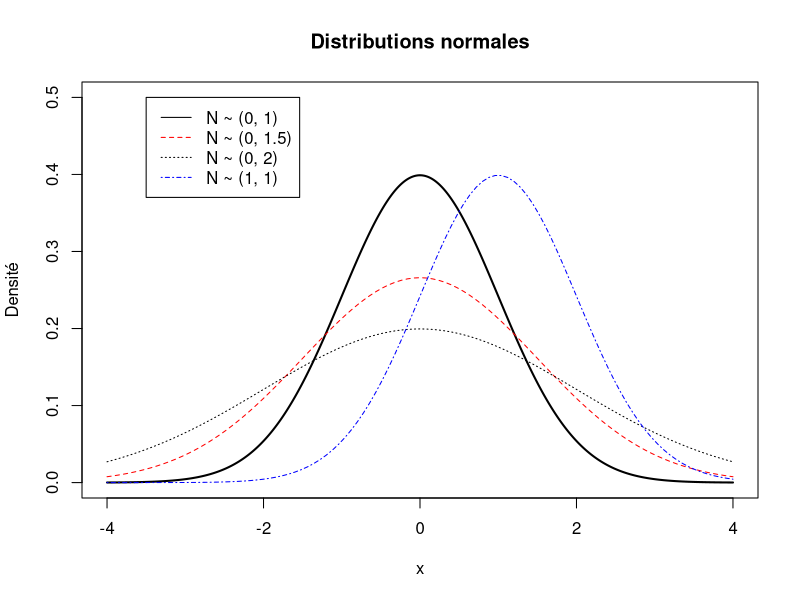
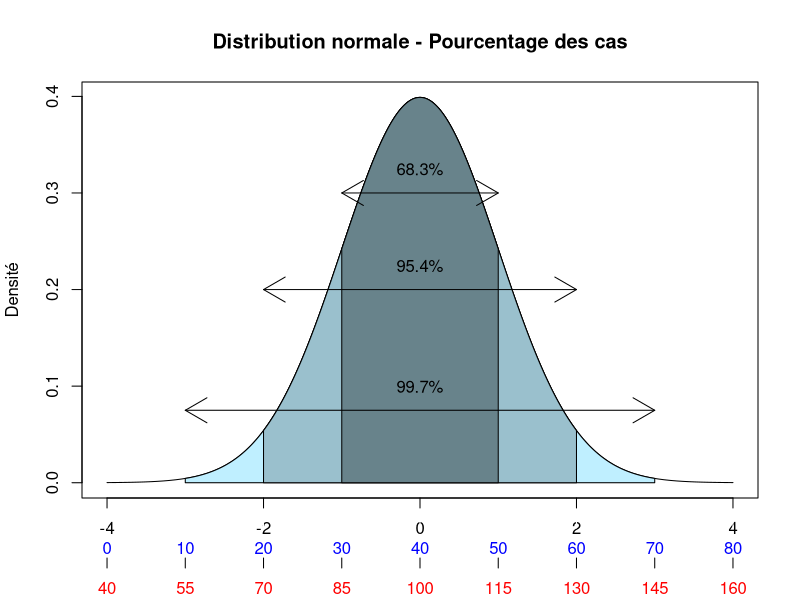
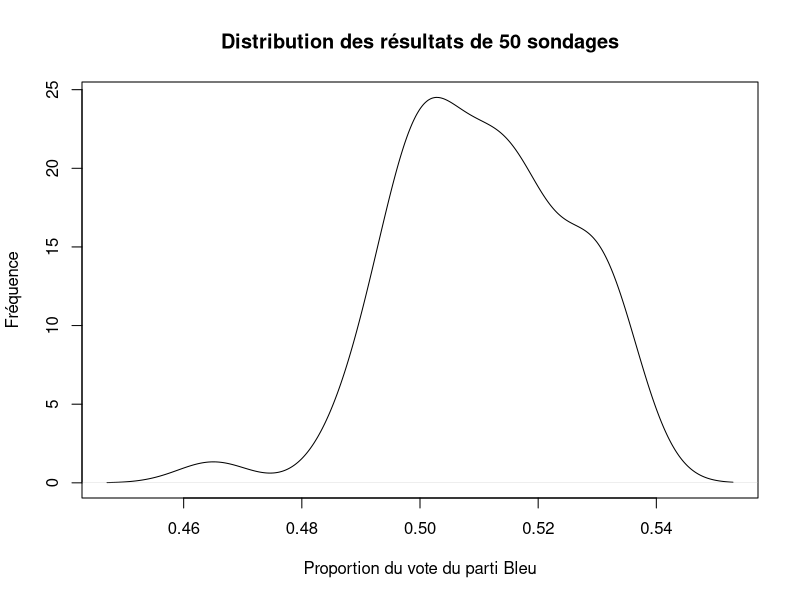
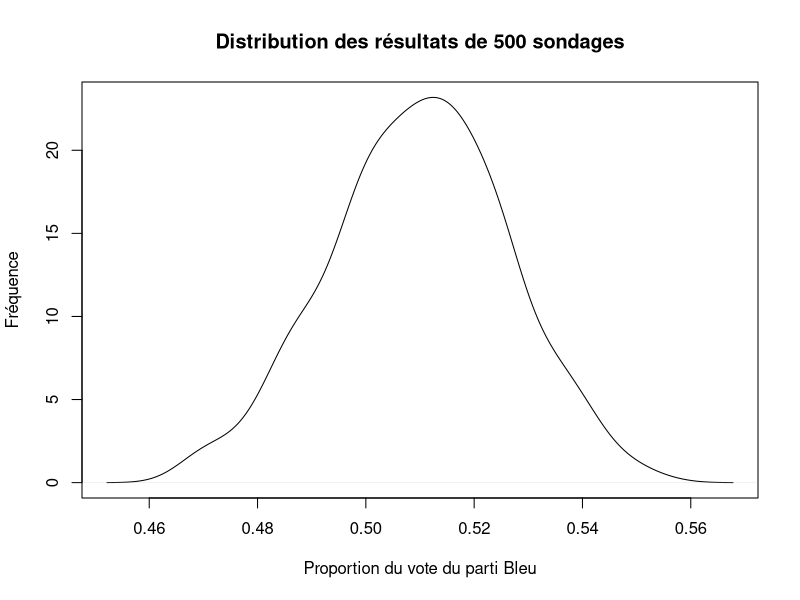

These figures' R source, in order: (Note: a time limit stopped this script after it produced the figures.)
## ---- chunk 1
x <- seq(-4,4,length=500)
plot(x,dnorm(x,mean=0,sd=1),type = "l",lty=1,lwd=2,col="black",main="Distributions normales",ylim=c(0,0.5),xlim=c(-4,4),ylab="Densité")
curve(dnorm(x,0,1.5),add=TRUE,lty=2,col="red")
curve(dnorm(x,0,2),add=TRUE,lty=3,col="black")
curve(dnorm(x,1,1),add=TRUE,lty=4,col="blue")
legend(-3.5,.5,legend=c("N ~ (0, 1)","N ~ (0, 1.5)","N ~ (0, 2)", "N ~ (1, 1)"),lty=1:4,col=c("black","red","black", "blue"))
## ---- chunk 2
# Faire la courbe de distribution normale
curve(dnorm(x,mean=0,sd=1), xlim=c(-4,4), main="Distribution normale - Pourcentage des cas",
     xlab="", ylab="Densité")
# Définir la région ombragée pour 3 écarts-types
from.z3 <- -3
to.z3 <- 3
S.x3  <- c(from.z3, seq(from.z3, to.z3, 0.01), to.z3)
S.y3  <- c(0, dnorm(seq(from.z3, to.z3, 0.01)), 0)
polygon(S.x3,S.y3, col="lightblue1") 
# Définir la région ombragée pour 2 écarts-types
from.z2 <- -2
to.z2 <- 2
S.x2  <- c(from.z2, seq(from.z2, to.z2, 0.01), to.z2)
S.y2  <- c(0, dnorm(seq(from.z2, to.z2, 0.01)), 0)
polygon(S.x2,S.y2, col="lightblue3")  
# Définir la région ombragée pour 1 écart-type
from.z1 <- -1
to.z1 <- 1
S.x1  <- c(from.z1, seq(from.z1, to.z1, 0.01), to.z1)
S.y1  <- c(0, dnorm(seq(from.z1, to.z1, 0.01)), 0)
polygon(S.x1,S.y1, col="lightblue4")  
# Annotations
text(0, 0.325, paste("68.3%"))
arrows(-1, 0.3, 1, 0.3, code = 3)
text(0, 0.225, paste("95.4%"))
arrows(-2, 0.2, 2, 0.2, code = 3)
text(0, 0.1, paste("99.7%"))
arrows(-3, 0.075, 3, 0.075, code = 3)
axis(1,-4:11,labels=-4:11*10+40,line=1,col="white",
     col.ticks="white",col.axis="blue")
axis(1,-4:11,labels=-4:11*15+100,line=3,col="white",
     col.ticks="black",col.axis="red")
## ---- chunk 3
# Créons les données de la population entière de 10M d'électeurs.
population <- sample(c(1, 0), size=10000000, rep=TRUE, prob=c(.55,.45))
# L'objet population contient donc 5 millions de lignes (individus) qui votent 
# pour les différents partis dans les proportions décrites.

ftable(population) # Voir le nombre d'individus qui votent pour chaque parti.
## ---- chunk 4
# Bien sûr, les proportions seraient plus informatives. Demandons-les à R. 
prop.table(table(population)) # Pour en voir les proportions
## ---- chunk 5
# Faisons un premier sondage aléatoire de cette population 
# avec un échantillon de 1000 personnes.
sondage.1 <- sample(population, 1000, replace=FALSE)
prop.table(table(sondage.1))
## ---- chunk 6
# Un deuxième sondage
sondage.2 <- sample(population, 1000, replace=FALSE)
prop.table(table(sondage.2))
## ---- chunk 7
# Un troisième sondage
sondage.3 <- sample(population, 1000, replace=FALSE)
prop.table(table(sondage.3))
## ---- chunk 8
# Un quatrième sondage
sondage.4 <- sample(population, 1000, replace=FALSE)
prop.table(table(sondage.4))
## ---- chunk 9
# Un cinquième sondage
sondage.5 <- sample(population, 1000, replace=FALSE)
prop.table(table(sondage.5))
## ---- chunk 10
# Moyenne des résultats des 5 sondages pour le parti bleu
mean(prop.table(table(sondage.1))[2],
     prop.table(table(sondage.2))[2],
     prop.table(table(sondage.3))[2],
     prop.table(table(sondage.4))[2],
     prop.table(table(sondage.5))[2]
     )
# Moyenne des résultats des 5 sondages pour le parti rouge
mean(prop.table(table(sondage.1))[1],
     prop.table(table(sondage.2))[1],
     prop.table(table(sondage.3))[1],
     prop.table(table(sondage.4))[1],
     prop.table(table(sondage.5))[1]
     )
## ---- chunk 11
data.sondages <- list()
for(i in 1:50){ # Ceci est un "loop", nous faisons la même commande 50 fois
    data.sondages[[i]] <- sample(population, 1000, replace=FALSE)
}

prop.sondages = vector()
for(i in 1 :50){
    prop.sondages[i] <- mean(data.sondages[[i]])
}
mean(prop.sondages)
## ---- chunk 12
# Créons les données de la population entière de 10M d'électeurs.
population.serre <- sample(c(1, 0), size=10000000, rep=TRUE, prob=c(.51,.49))
# L'objet population contient donc 5 millions de lignes (individus) qui votent 
# pour les différents partis dans les proportions décrites.

prop.table(table(population)) # Pour en voir les proportions
## ---- chunk 13
data.sondages_serre <- list()
for(i in 1:50){ # Ceci est un "loop", même commande 50 fois i=1:50
    data.sondages_serre[[i]] <- sample(population.serre, 1000, replace=FALSE)
}

prop.sondages_serre = vector()
for(i in 1 :50){
    prop.sondages_serre[i] <- mean(data.sondages_serre[[i]])
}
mean(prop.sondages_serre)
## ---- chunk 14
densite_50 <- density(prop.sondages_serre)

plot(densite_50, 
     main="Distribution des résultats de 50 sondages",
     ylab="Fréquence",
     xlab="Proportion du vote du parti Bleu")
## ---- chunk 15
data.sondages_serre_500 <- list()
for(i in 1:500){
    data.sondages_serre_500[[i]] <- sample(population.serre, 1000, replace=FALSE)
}

prop.sondages_serre_500 = vector()
for(i in 1:500){
    prop.sondages_serre_500[i] <- mean(data.sondages_serre_500[[i]])
}
mean(prop.sondages_serre_500)
## ---- chunk 16
densite_500 <- density(prop.sondages_serre_500)

plot(densite_500, 
     main="Distribution des résultats de 500 sondages",
     ylab="Fréquence",
     xlab="Proportion du vote du parti Bleu")
## ---- chunk 17
data.sondages_serre_5000 <- list()
for(i in 1:5000){ 
    data.sondages_serre_5000[[i]] <- sample(population.serre, 1000, replace=FALSE)
}

prop.sondages_serre_5000 = vector()
for(i in 1:5000){
    prop.sondages_serre_5000[i] <- mean(data.sondages_serre_5000[[i]])
}

densite_5000 <- density(prop.sondages_serre_5000)
plot(densite_5000, 
     main="Distribution des résultats de 5000 sondages",
     ylab="Fréquence",
     xlab="Proportion du vote du parti Bleu")
## ---- chunk 18
# Faire la courbe de distribution normale
curve(dnorm(x,mean=0,sd=1), xlim=c(-4,4), main="Distribution de tous les échantillons possibles",
     xlab="", ylab="Densité")
# Définir la région ombragée pour 1 écart-type
from.z1 <- -1.96
to.z1 <- 1.96
S.x1  <- c(from.z1, seq(from.z1, to.z1, 0.025), to.z1)
S.y1  <- c(0, dnorm(seq(from.z1, to.z1, 0.025)), 0)
polygon(S.x1,S.y1, col="lightblue3")  
# Annotations
text(0, 0.2, paste("95%"))
#arrows(-1.96, 0.1, 1.96, 0.1, code = 3)
text(-1.96, 0.125, paste("-1.96"))
text(1.96, 0.125, paste("1.96"))
## ---- chunk 19
# avec un échantillon de 1000 personnes.
sondage.1 <- sample(population, 1000, replace=FALSE)
prop.table(table(sondage.1))

# Pour avoir l'écart-type
sd(sondage.1) # sd() pour standard deviation
# Calculon Sigma_p
sigma_p <- sd(sondage.1)/sqrt(1000)

# Calculons l'intervalle de confiance à 95%
low_bound <- mean(sondage.1)-1.96*sigma_p
low_bound
hi_bound <- mean(sondage.1)+1.96*sigma_p
hi_bound
## ---- chunk 20
# avec un échantillon de 1000 personnes.
sondage.1_s <- sample(population.serre, 1000, replace=FALSE)
prop.table(table(sondage.1_s))

# Pour avoir l'écart-type
sd(sondage.1_s) # sd() pour standard deviation

sigma_p <- sd(sondage.1_s)/sqrt(1000)
mean(sondage.1_s)
# Calculons l'intervalle de confiance à 95%
low_bound.s <- mean(sondage.1_s)-1.96*sigma_p
low_bound.s
hi_bound.s <- mean(sondage.1_s)+1.96*sigma_p
hi_bound.s
## ---- chunk 21
# Histoire de se raffraîchire la mémoire
head(data)

# Différence fille-garçon dans les notes?
t.test(data$notes~data$sexe) # ~ pcq sexe est facteur binaire

# Différence fille-garçon dans le temps d'étude?
t.test(data$heures.etude~data$sexe)
## ---- chunk 22
summary(m1)
summary(m2)
summary(m3)
